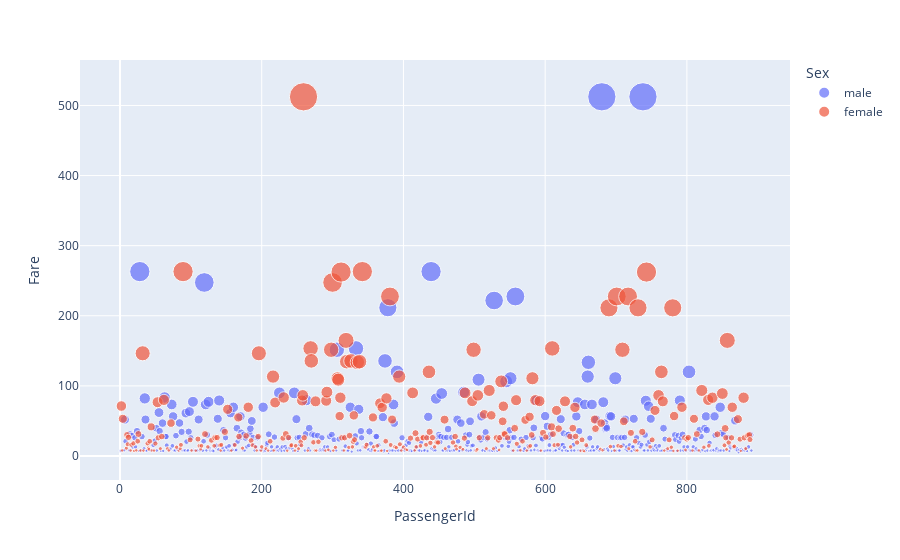

Notebook code cell kept with this figure:
### Code cell
px.scatter(train_df,x = 'PassengerId',y = 'Fare',color = 'Sex',size='Fare',hover_data = ['Age','Sex'])

### Figure 1 — Plotly figure (JSON) as saved in the notebook; plotly's stock layout.template omitted (floating-point values rounded to 4 significant figures; data arrays with more than 128 entries replaced by an {"elided": "..."} marker saying what was removed)
{"data": [{"customdata": {"elided": "577x2 mixed values"}, "hovertemplate": "Sex=%{customdata[1]}<br>PassengerId=%{x}<br>Fare=%{marker.size}<br>Age=%{customdata[0]}<extra></extra>", "legendgroup": "male", "marker": {"color": "#636efa", "size": {"elided": "577 float values"}, "sizemode": "area", "sizeref": 1.281, "symbol": "circle"}, "mode": "markers", "name": "male", "orientation": "v", "showlegend": true, "type": "scatter", "x": {"elided": "577 int values"}, "xaxis": "x", "y": {"elided": "577 float values"}, "yaxis": "y"}, {"customdata": {"elided": "314x2 mixed values"}, "hovertemplate": "Sex=%{customdata[1]}<br>PassengerId=%{x}<br>Fare=%{marker.size}<br>Age=%{customdata[0]}<extra></extra>", "legendgroup": "female", "marker": {"color": "#EF553B", "size": {"elided": "314 float values"}, "sizemode": "area", "sizeref": 1.281, "symbol": "circle"}, "mode": "markers", "name": "female", "orientation": "v", "showlegend": true, "type": "scatter", "x": {"elided": "314 int values"}, "xaxis": "x", "y": {"elided": "314 float values"}, "yaxis": "y"}], "layout": {"legend": {"itemsizing": "constant", "title": {"text": "Sex"}, "tracegroupgap": 0}, "margin": {"t": 60}, "xaxis": {"anchor": "y", "domain": [0.0, 1.0], "title": {"text": "PassengerId"}}, "yaxis": {"anchor": "x", "domain": [0.0, 1.0], "title": {"text": "Fare"}}}}
